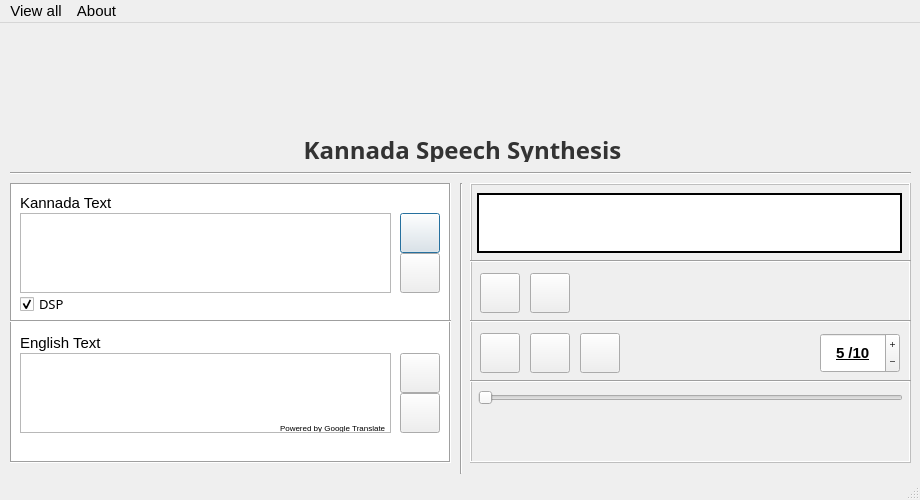
<?xml version="1.0" encoding="UTF-8"?>
<ui version="4.0">
 <class>MainWindow</class>
 <widget class="QMainWindow" name="MainWindow">
  <property name="geometry">
   <rect>
    <x>0</x>
    <y>0</y>
    <width>920</width>
    <height>500</height>
   </rect>
  </property>
  <property name="sizePolicy">
   <sizepolicy hsizetype="Fixed" vsizetype="Fixed">
    <horstretch>0</horstretch>
    <verstretch>0</verstretch>
   </sizepolicy>
  </property>
  <property name="minimumSize">
   <size>
    <width>920</width>
    <height>500</height>
   </size>
  </property>
  <property name="maximumSize">
   <size>
    <width>920</width>
    <height>500</height>
   </size>
  </property>
  <property name="font">
   <font>
    <pointsize>11</pointsize>
   </font>
  </property>
  <property name="windowTitle">
   <string>Kannada Speech Synthesis</string>
  </property>
  <property name="windowIcon">
   <iconset resource="AppResources.qrc">
    <normaloff>:/img/img/Icon_PNG.png</normaloff>:/img/img/Icon_PNG.png</iconset>
  </property>
  <property name="toolButtonStyle">
   <enum>Qt::ToolButtonIconOnly</enum>
  </property>
  <widget class="QWidget" name="centralwidget">
   <property name="sizePolicy">
    <sizepolicy hsizetype="Fixed" vsizetype="Fixed">
     <horstretch>0</horstretch>
     <verstretch>0</verstretch>
    </sizepolicy>
   </property>
   <widget class="QLabel" name="rit_logo">
    <property name="geometry">
     <rect>
      <x>-1</x>
      <y>-20</y>
      <width>921</width>
      <height>111</height>
     </rect>
    </property>
    <property name="text">
     <string>&lt;html&gt;&lt;head/&gt;&lt;body&gt;&lt;p align=&quot;center&quot;&gt;&lt;img src=&quot;:/img/img/rit_logo.png&quot; width=&quot;250&quot; height=&quot;125&quot;/&gt;&lt;/p&gt;&lt;/body&gt;&lt;/html&gt;</string>
    </property>
   </widget>
   <widget class="QLabel" name="project_title">
    <property name="geometry">
     <rect>
      <x>2</x>
      <y>110</y>
      <width>921</width>
      <height>29</height>
     </rect>
    </property>
    <property name="font">
     <font>
      <family>Manjari</family>
     </font>
    </property>
    <property name="text">
     <string>&lt;html&gt;&lt;head/&gt;&lt;body&gt;&lt;p align=&quot;center&quot;&gt;&lt;span style=&quot; font-size:18pt; font-weight:600; color:#333333;&quot;&gt;Kannada Speech Synthesis&lt;/span&gt;&lt;/p&gt;&lt;/body&gt;&lt;/html&gt;</string>
    </property>
   </widget>
   <widget class="QCheckBox" name="dsp">
    <property name="geometry">
     <rect>
      <x>20</x>
      <y>270</y>
      <width>58</width>
      <height>22</height>
     </rect>
    </property>
    <property name="font">
     <font>
      <family>Manjari</family>
      <pointsize>10</pointsize>
      <weight>50</weight>
      <bold>false</bold>
      <underline>false</underline>
      <stylestrategy>PreferDefault</stylestrategy>
     </font>
    </property>
    <property name="cursor">
     <cursorShape>PointingHandCursor</cursorShape>
    </property>
    <property name="mouseTracking">
     <bool>false</bool>
    </property>
    <property name="focusPolicy">
     <enum>Qt::NoFocus</enum>
    </property>
    <property name="contextMenuPolicy">
     <enum>Qt::NoContextMenu</enum>
    </property>
    <property name="acceptDrops">
     <bool>false</bool>
    </property>
    <property name="toolTip">
     <string>Apply Signal Processing Operations</string>
    </property>
    <property name="layoutDirection">
     <enum>Qt::LeftToRight</enum>
    </property>
    <property name="text">
     <string>DSP</string>
    </property>
    <property name="iconSize">
     <size>
      <width>0</width>
      <height>0</height>
     </size>
    </property>
    <property name="checkable">
     <bool>true</bool>
    </property>
    <property name="checked">
     <bool>true</bool>
    </property>
    <property name="autoExclusive">
     <bool>false</bool>
    </property>
    <property name="tristate">
     <bool>false</bool>
    </property>
   </widget>
   <widget class="QPushButton" name="reset_button_2">
    <property name="enabled">
     <bool>true</bool>
    </property>
    <property name="geometry">
     <rect>
      <x>400</x>
      <y>370</y>
      <width>40</width>
      <height>40</height>
     </rect>
    </property>
    <property name="toolTip">
     <string>Clear</string>
    </property>
    <property name="whatsThis">
     <string/>
    </property>
    <property name="text">
     <string/>
    </property>
    <property name="icon">
     <iconset resource="AppResources.qrc">
      <normaloff>:/img/img/clear_button.png</normaloff>:/img/img/clear_button.png</iconset>
    </property>
    <property name="iconSize">
     <size>
      <width>25</width>
      <height>25</height>
     </size>
    </property>
    <property name="default">
     <bool>false</bool>
    </property>
    <property name="flat">
     <bool>false</bool>
    </property>
   </widget>
   <widget class="QListView" name="listView_2">
    <property name="enabled">
     <bool>false</bool>
    </property>
    <property name="geometry">
     <rect>
      <x>470</x>
      <y>160</y>
      <width>441</width>
      <height>280</height>
     </rect>
    </property>
    <property name="palette">
     <palette>
      <active/>
      <inactive/>
      <disabled/>
     </palette>
    </property>
    <property name="font">
     <font>
      <kerning>true</kerning>
     </font>
    </property>
    <property name="mouseTracking">
     <bool>false</bool>
    </property>
    <property name="layoutDirection">
     <enum>Qt::LeftToRight</enum>
    </property>
    <property name="autoFillBackground">
     <bool>false</bool>
    </property>
    <property name="styleSheet">
     <string notr="true"/>
    </property>
    <property name="frameShape">
     <enum>QFrame::Box</enum>
    </property>
    <property name="frameShadow">
     <enum>QFrame::Raised</enum>
    </property>
    <property name="lineWidth">
     <number>1</number>
    </property>
    <property name="midLineWidth">
     <number>0</number>
    </property>
    <property name="editTriggers">
     <set>QAbstractItemView::NoEditTriggers</set>
    </property>
   </widget>
   <widget class="QPushButton" name="syn_button">
    <property name="geometry">
     <rect>
      <x>400</x>
      <y>190</y>
      <width>40</width>
      <height>40</height>
     </rect>
    </property>
    <property name="focusPolicy">
     <enum>Qt::NoFocus</enum>
    </property>
    <property name="toolTip">
     <string>Synthesize</string>
    </property>
    <property name="whatsThis">
     <string/>
    </property>
    <property name="text">
     <string/>
    </property>
    <property name="icon">
     <iconset resource="AppResources.qrc">
      <normaloff>:/img/img/syn_button.png</normaloff>:/img/img/syn_button.png</iconset>
    </property>
    <property name="iconSize">
     <size>
      <width>30</width>
      <height>30</height>
     </size>
    </property>
    <property name="default">
     <bool>true</bool>
    </property>
    <property name="flat">
     <bool>false</bool>
    </property>
   </widget>
   <widget class="QTextEdit" name="kan_input">
    <property name="geometry">
     <rect>
      <x>20</x>
      <y>190</y>
      <width>371</width>
      <height>80</height>
     </rect>
    </property>
    <property name="locale">
     <locale language="Kannada" country="India"/>
    </property>
    <property name="frameShape">
     <enum>QFrame::StyledPanel</enum>
    </property>
    <property name="frameShadow">
     <enum>QFrame::Raised</enum>
    </property>
   </widget>
   <widget class="QColumnView" name="columnView_2">
    <property name="geometry">
     <rect>
      <x>10</x>
      <y>160</y>
      <width>441</width>
      <height>280</height>
     </rect>
    </property>
    <property name="frameShape">
     <enum>QFrame::Box</enum>
    </property>
    <property name="frameShadow">
     <enum>QFrame::Sunken</enum>
    </property>
   </widget>
   <widget class="QLabel" name="label_7">
    <property name="geometry">
     <rect>
      <x>20</x>
      <y>170</y>
      <width>93</width>
      <height>20</height>
     </rect>
    </property>
    <property name="text">
     <string>Kannada Text</string>
    </property>
   </widget>
   <widget class="Line" name="line">
    <property name="geometry">
     <rect>
      <x>10</x>
      <y>140</y>
      <width>901</width>
      <height>20</height>
     </rect>
    </property>
    <property name="orientation">
     <enum>Qt::Horizontal</enum>
    </property>
   </widget>
   <widget class="Line" name="line_2">
    <property name="geometry">
     <rect>
      <x>451</x>
      <y>160</y>
      <width>20</width>
      <height>291</height>
     </rect>
    </property>
    <property name="orientation">
     <enum>Qt::Vertical</enum>
    </property>
   </widget>
   <widget class="QTextEdit" name="en_input">
    <property name="geometry">
     <rect>
      <x>20</x>
      <y>330</y>
      <width>371</width>
      <height>80</height>
     </rect>
    </property>
    <property name="frameShadow">
     <enum>QFrame::Raised</enum>
    </property>
   </widget>
   <widget class="QLabel" name="label_8">
    <property name="geometry">
     <rect>
      <x>20</x>
      <y>310</y>
      <width>93</width>
      <height>20</height>
     </rect>
    </property>
    <property name="text">
     <string>English Text</string>
    </property>
   </widget>
   <widget class="QPushButton" name="translate_button">
    <property name="geometry">
     <rect>
      <x>400</x>
      <y>330</y>
      <width>40</width>
      <height>40</height>
     </rect>
    </property>
    <property name="font">
     <font>
      <pointsize>11</pointsize>
     </font>
    </property>
    <property name="toolTip">
     <string>Translate (en-kn)</string>
    </property>
    <property name="text">
     <string/>
    </property>
    <property name="icon">
     <iconset resource="AppResources.qrc">
      <normaloff>:/img/img/translate_button.png</normaloff>:/img/img/translate_button.png</iconset>
    </property>
    <property name="iconSize">
     <size>
      <width>25</width>
      <height>25</height>
     </size>
    </property>
   </widget>
   <widget class="QLabel" name="label">
    <property name="geometry">
     <rect>
      <x>280</x>
      <y>400</y>
      <width>107</width>
      <height>9</height>
     </rect>
    </property>
    <property name="font">
     <font>
      <pointsize>6</pointsize>
      <italic>false</italic>
      <underline>false</underline>
     </font>
    </property>
    <property name="text">
     <string>Powered by Google Translate</string>
    </property>
   </widget>
   <widget class="QPushButton" name="reset_button_1">
    <property name="enabled">
     <bool>true</bool>
    </property>
    <property name="geometry">
     <rect>
      <x>400</x>
      <y>230</y>
      <width>40</width>
      <height>40</height>
     </rect>
    </property>
    <property name="toolTip">
     <string>Clear</string>
    </property>
    <property name="whatsThis">
     <string/>
    </property>
    <property name="text">
     <string/>
    </property>
    <property name="icon">
     <iconset resource="AppResources.qrc">
      <normaloff>:/img/img/clear_button.png</normaloff>:/img/img/clear_button.png</iconset>
    </property>
    <property name="iconSize">
     <size>
      <width>25</width>
      <height>25</height>
     </size>
    </property>
    <property name="default">
     <bool>false</bool>
    </property>
    <property name="flat">
     <bool>false</bool>
    </property>
   </widget>
   <widget class="QPushButton" name="previous_button">
    <property name="geometry">
     <rect>
      <x>810</x>
      <y>390</y>
      <width>40</width>
      <height>40</height>
     </rect>
    </property>
    <property name="text">
     <string/>
    </property>
    <property name="icon">
     <iconset resource="AppResources.qrc">
      <normaloff>:/img/img/previous.png</normaloff>:/img/img/previous.png</iconset>
    </property>
    <property name="iconSize">
     <size>
      <width>40</width>
      <height>40</height>
     </size>
    </property>
    <property name="flat">
     <bool>true</bool>
    </property>
   </widget>
   <widget class="QPushButton" name="next_button">
    <property name="geometry">
     <rect>
      <x>860</x>
      <y>390</y>
      <width>40</width>
      <height>40</height>
     </rect>
    </property>
    <property name="text">
     <string/>
    </property>
    <property name="icon">
     <iconset resource="AppResources.qrc">
      <normaloff>:/img/img/next.png</normaloff>:/img/img/next.png</iconset>
    </property>
    <property name="iconSize">
     <size>
      <width>40</width>
      <height>40</height>
     </size>
    </property>
    <property name="flat">
     <bool>true</bool>
    </property>
   </widget>
   <widget class="QPushButton" name="play_button">
    <property name="geometry">
     <rect>
      <x>480</x>
      <y>390</y>
      <width>40</width>
      <height>40</height>
     </rect>
    </property>
    <property name="cursor">
     <cursorShape>PointingHandCursor</cursorShape>
    </property>
    <property name="text">
     <string/>
    </property>
    <property name="icon">
     <iconset resource="AppResources.qrc">
      <normaloff>:/img/img/play.png</normaloff>:/img/img/play.png</iconset>
    </property>
    <property name="iconSize">
     <size>
      <width>40</width>
      <height>40</height>
     </size>
    </property>
    <property name="flat">
     <bool>true</bool>
    </property>
   </widget>
   <widget class="QPushButton" name="stop_button">
    <property name="geometry">
     <rect>
      <x>530</x>
      <y>390</y>
      <width>40</width>
      <height>40</height>
     </rect>
    </property>
    <property name="cursor">
     <cursorShape>PointingHandCursor</cursorShape>
    </property>
    <property name="text">
     <string/>
    </property>
    <property name="icon">
     <iconset resource="AppResources.qrc">
      <normaloff>:/img/img/stop.png</normaloff>:/img/img/stop.png</iconset>
    </property>
    <property name="iconSize">
     <size>
      <width>52</width>
      <height>52</height>
     </size>
    </property>
    <property name="flat">
     <bool>true</bool>
    </property>
   </widget>
   <widget class="QSlider" name="play_progress">
    <property name="enabled">
     <bool>false</bool>
    </property>
    <property name="geometry">
     <rect>
      <x>478</x>
      <y>360</y>
      <width>425</width>
      <height>29</height>
     </rect>
    </property>
    <property name="maximum">
     <number>100</number>
    </property>
    <property name="pageStep">
     <number>10</number>
    </property>
    <property name="tracking">
     <bool>true</bool>
    </property>
    <property name="orientation">
     <enum>Qt::Horizontal</enum>
    </property>
    <property name="tickPosition">
     <enum>QSlider::NoTicks</enum>
    </property>
    <property name="tickInterval">
     <number>10</number>
    </property>
   </widget>
   <widget class="QSpinBox" name="rating">
    <property name="geometry">
     <rect>
      <x>820</x>
      <y>310</y>
      <width>80</width>
      <height>40</height>
     </rect>
    </property>
    <property name="font">
     <font>
      <weight>75</weight>
      <italic>false</italic>
      <bold>true</bold>
      <underline>true</underline>
     </font>
    </property>
    <property name="toolTip">
     <string>User Rating</string>
    </property>
    <property name="autoFillBackground">
     <bool>false</bool>
    </property>
    <property name="wrapping">
     <bool>false</bool>
    </property>
    <property name="frame">
     <bool>true</bool>
    </property>
    <property name="alignment">
     <set>Qt::AlignCenter</set>
    </property>
    <property name="buttonSymbols">
     <enum>QAbstractSpinBox::PlusMinus</enum>
    </property>
    <property name="specialValueText">
     <string>Really..!!</string>
    </property>
    <property name="accelerated">
     <bool>true</bool>
    </property>
    <property name="suffix">
     <string> /10</string>
    </property>
    <property name="prefix">
     <string/>
    </property>
    <property name="maximum">
     <number>10</number>
    </property>
    <property name="value">
     <number>5</number>
    </property>
   </widget>
   <widget class="QPushButton" name="waveform_button">
    <property name="geometry">
     <rect>
      <x>480</x>
      <y>310</y>
      <width>40</width>
      <height>40</height>
     </rect>
    </property>
    <property name="toolTip">
     <string>View Waveform</string>
    </property>
    <property name="autoFillBackground">
     <bool>true</bool>
    </property>
    <property name="styleSheet">
     <string notr="true"/>
    </property>
    <property name="text">
     <string/>
    </property>
    <property name="icon">
     <iconset resource="AppResources.qrc">
      <normaloff>:/img/img/waveform.png</normaloff>:/img/img/waveform.png</iconset>
    </property>
    <property name="iconSize">
     <size>
      <width>35</width>
      <height>35</height>
     </size>
    </property>
    <property name="autoDefault">
     <bool>false</bool>
    </property>
    <property name="default">
     <bool>false</bool>
    </property>
    <property name="flat">
     <bool>false</bool>
    </property>
   </widget>
   <widget class="QPushButton" name="pitch_button">
    <property name="geometry">
     <rect>
      <x>580</x>
      <y>310</y>
      <width>40</width>
      <height>40</height>
     </rect>
    </property>
    <property name="toolTip">
     <string>View Pitch Contour</string>
    </property>
    <property name="autoFillBackground">
     <bool>true</bool>
    </property>
    <property name="text">
     <string/>
    </property>
    <property name="icon">
     <iconset resource="AppResources.qrc">
      <normaloff>:/img/img/pitch_icon.png</normaloff>:/img/img/pitch_icon.png</iconset>
    </property>
    <property name="iconSize">
     <size>
      <width>30</width>
      <height>30</height>
     </size>
    </property>
    <property name="autoDefault">
     <bool>false</bool>
    </property>
    <property name="default">
     <bool>false</bool>
    </property>
    <property name="flat">
     <bool>false</bool>
    </property>
   </widget>
   <widget class="QPushButton" name="reverse_button">
    <property name="geometry">
     <rect>
      <x>530</x>
      <y>250</y>
      <width>40</width>
      <height>40</height>
     </rect>
    </property>
    <property name="toolTip">
     <string>Synthesize Reverse Statement</string>
    </property>
    <property name="autoFillBackground">
     <bool>true</bool>
    </property>
    <property name="text">
     <string/>
    </property>
    <property name="icon">
     <iconset resource="AppResources.qrc">
      <normaloff>:/img/img/reverse_syn.png</normaloff>:/img/img/reverse_syn.png</iconset>
    </property>
    <property name="iconSize">
     <size>
      <width>30</width>
      <height>30</height>
     </size>
    </property>
    <property name="autoDefault">
     <bool>false</bool>
    </property>
    <property name="default">
     <bool>false</bool>
    </property>
    <property name="flat">
     <bool>false</bool>
    </property>
   </widget>
   <widget class="QPushButton" name="spectrum_button">
    <property name="geometry">
     <rect>
      <x>530</x>
      <y>310</y>
      <width>40</width>
      <height>40</height>
     </rect>
    </property>
    <property name="toolTip">
     <string>View Magnitude Spectrum</string>
    </property>
    <property name="autoFillBackground">
     <bool>true</bool>
    </property>
    <property name="text">
     <string/>
    </property>
    <property name="icon">
     <iconset resource="AppResources.qrc">
      <normaloff>:/img/img/spectrum.png</normaloff>:/img/img/spectrum.png</iconset>
    </property>
    <property name="iconSize">
     <size>
      <width>30</width>
      <height>30</height>
     </size>
    </property>
    <property name="autoDefault">
     <bool>false</bool>
    </property>
    <property name="default">
     <bool>false</bool>
    </property>
    <property name="flat">
     <bool>false</bool>
    </property>
   </widget>
   <widget class="Line" name="line_3">
    <property name="geometry">
     <rect>
      <x>470</x>
      <y>350</y>
      <width>441</width>
      <height>16</height>
     </rect>
    </property>
    <property name="orientation">
     <enum>Qt::Horizontal</enum>
    </property>
   </widget>
   <widget class="Line" name="line_4">
    <property name="geometry">
     <rect>
      <x>470</x>
      <y>290</y>
      <width>441</width>
      <height>16</height>
     </rect>
    </property>
    <property name="orientation">
     <enum>Qt::Horizontal</enum>
    </property>
   </widget>
   <widget class="QPushButton" name="noise_red_button">
    <property name="geometry">
     <rect>
      <x>480</x>
      <y>250</y>
      <width>40</width>
      <height>40</height>
     </rect>
    </property>
    <property name="toolTip">
     <string>Reduce Noise</string>
    </property>
    <property name="autoFillBackground">
     <bool>true</bool>
    </property>
    <property name="text">
     <string/>
    </property>
    <property name="icon">
     <iconset resource="AppResources.qrc">
      <normaloff>:/img/img/noise_reduction.png</normaloff>:/img/img/noise_reduction.png</iconset>
    </property>
    <property name="iconSize">
     <size>
      <width>30</width>
      <height>30</height>
     </size>
    </property>
    <property name="autoDefault">
     <bool>false</bool>
    </property>
    <property name="default">
     <bool>false</bool>
    </property>
    <property name="flat">
     <bool>false</bool>
    </property>
   </widget>
   <widget class="Line" name="line_5">
    <property name="geometry">
     <rect>
      <x>470</x>
      <y>230</y>
      <width>441</width>
      <height>16</height>
     </rect>
    </property>
    <property name="orientation">
     <enum>Qt::Horizontal</enum>
    </property>
   </widget>
   <widget class="Line" name="line_6">
    <property name="geometry">
     <rect>
      <x>10</x>
      <y>290</y>
      <width>441</width>
      <height>16</height>
     </rect>
    </property>
    <property name="orientation">
     <enum>Qt::Horizontal</enum>
    </property>
   </widget>
   <widget class="QTextEdit" name="text_view">
    <property name="enabled">
     <bool>true</bool>
    </property>
    <property name="geometry">
     <rect>
      <x>477</x>
      <y>170</y>
      <width>425</width>
      <height>60</height>
     </rect>
    </property>
    <property name="font">
     <font>
      <pointsize>12</pointsize>
      <weight>50</weight>
      <bold>false</bold>
     </font>
    </property>
    <property name="frameShape">
     <enum>QFrame::WinPanel</enum>
    </property>
    <property name="frameShadow">
     <enum>QFrame::Plain</enum>
    </property>
    <property name="textInteractionFlags">
     <set>Qt::NoTextInteraction</set>
    </property>
   </widget>
   <zorder>columnView_2</zorder>
   <zorder>listView_2</zorder>
   <zorder>rit_logo</zorder>
   <zorder>project_title</zorder>
   <zorder>dsp</zorder>
   <zorder>reset_button_2</zorder>
   <zorder>syn_button</zorder>
   <zorder>kan_input</zorder>
   <zorder>label_7</zorder>
   <zorder>line</zorder>
   <zorder>line_2</zorder>
   <zorder>en_input</zorder>
   <zorder>label_8</zorder>
   <zorder>translate_button</zorder>
   <zorder>label</zorder>
   <zorder>reset_button_1</zorder>
   <zorder>previous_button</zorder>
   <zorder>next_button</zorder>
   <zorder>play_button</zorder>
   <zorder>stop_button</zorder>
   <zorder>play_progress</zorder>
   <zorder>rating</zorder>
   <zorder>waveform_button</zorder>
   <zorder>pitch_button</zorder>
   <zorder>reverse_button</zorder>
   <zorder>spectrum_button</zorder>
   <zorder>line_3</zorder>
   <zorder>line_4</zorder>
   <zorder>noise_red_button</zorder>
   <zorder>line_5</zorder>
   <zorder>line_6</zorder>
   <zorder>text_view</zorder>
  </widget>
  <widget class="QMenuBar" name="menubar">
   <property name="geometry">
    <rect>
     <x>0</x>
     <y>0</y>
     <width>920</width>
     <height>25</height>
    </rect>
   </property>
   <widget class="QMenu" name="menuAbout">
    <property name="title">
     <string>About</string>
    </property>
    <addaction name="actionDevelopers"/>
    <addaction name="actionMentor"/>
    <addaction name="actionLicense"/>
    <addaction name="actionAbout_Project"/>
   </widget>
   <widget class="QMenu" name="menuView">
    <property name="title">
     <string>View all</string>
    </property>
    <addaction name="actionSynthesized_Text"/>
    <addaction name="actionTranslations"/>
   </widget>
   <addaction name="menuView"/>
   <addaction name="menuAbout"/>
  </widget>
  <widget class="QStatusBar" name="statusbar"/>
  <action name="actionDevelopers">
   <property name="text">
    <string>Developers</string>
   </property>
  </action>
  <action name="actionMentor">
   <property name="text">
    <string>Mentor</string>
   </property>
  </action>
  <action name="actionAbout_Project">
   <property name="text">
    <string>About Project</string>
   </property>
  </action>
  <action name="actionLicense">
   <property name="text">
    <string>License</string>
   </property>
  </action>
  <action name="actionSynthesized_Text">
   <property name="text">
    <string>Synthesis</string>
   </property>
  </action>
  <action name="actionTranslations">
   <property name="text">
    <string>Translations</string>
   </property>
  </action>
 </widget>
 <resources>
  <include location="AppResources.qrc"/>
 </resources>
 <connections/>
</ui>
